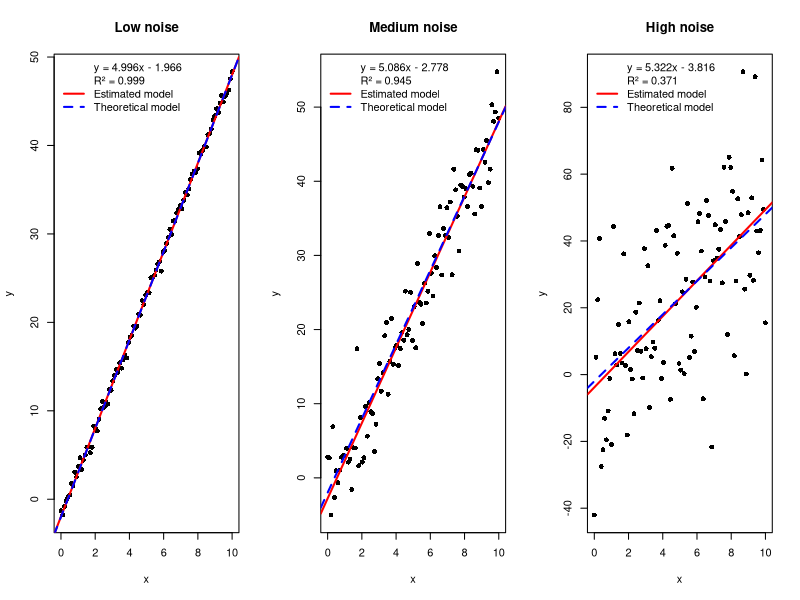
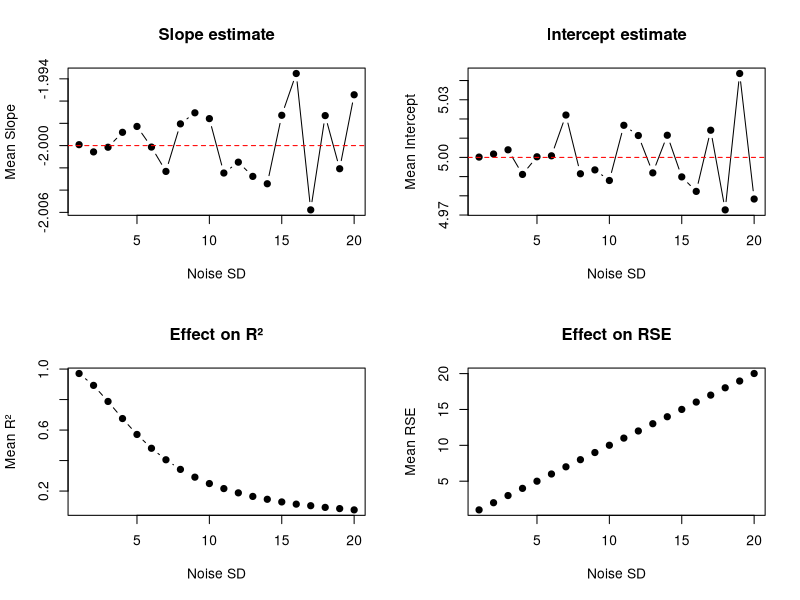

Source code (R) for these figures, in order:
## ---- chunk 1
set.seed(42) # to make results reproducible

# creating 3 dataset  x with
x <- seq(0, 10, length.out = 100)

# known slope and intercept 
true_slope <- 5
true_intercept <- -2

# 3 levels of random noise: low(0.5), medium(4), high(10)
y_low <- true_intercept + true_slope*x + rnorm(100, mean=0, sd=0.5)
y_medium <- true_intercept + true_slope*x + rnorm(100, mean=0, sd=4)
y_high <- true_intercept + true_slope*x + rnorm(100, mean=0, sd=20)

data_low <- data.frame(x, y=y_low)
data_medium <- data.frame(x, y=y_medium)
data_high <- data.frame(x, y=y_high)
## ---- chunk 2
#| message: true
#| warning: false
#| include: false
#setting up linear regression models for each dataset
model_low <- lm(y ~ x, data=data_low)
model_medium <- lm(y ~ x, data=data_medium)
model_high <- lm(y ~ x, data=data_high)
## ---- chunk 3
#| paged-print: true
# summarizing the results of each model
summary(model_low)
summary(model_medium)
summary(model_high)

## ---- chunk 4
#| label: Plot the model
#| echo: false

par(mfrow = c(1,3))  # Set up a 1x3 plotting area

# ==========================
# Low noise
# ==========================

plot(y ~ x,
     data = data_low,
     main = "Low noise",
     pch = 16)

# Regression line
abline(model_low,
       col = "red",
       lwd = 2)

# Theoretical model
abline(a = -2,
       b = 5,
       col = "blue",
       lwd = 2,
       lty = 2)

eq_low <- paste0(
  "y = ",
  round(coef(model_low)[2], 3),
  "x ",
  ifelse(coef(model_low)[1] >= 0, "+ ", "- "),
  abs(round(coef(model_low)[1], 3))
)

legend("topleft",
       legend = c(
         eq_low,
         paste("R² =", round(summary(model_low)$r.squared, 3)),
         "Estimated model",
         "Theoretical model"
       ),
       col = c(NA, NA, "red", "blue"),
       lty = c(NA, NA, 1, 2),
       lwd = c(NA, NA, 2, 2),
       bty = "n")

# ==========================
# Medium noise
# ==========================

plot(y ~ x,
     data = data_medium,
     main = "Medium noise",
     pch = 16)

abline(model_medium,
       col = "red",
       lwd = 2)

abline(a = -2,
       b = 5,
       col = "blue",
       lwd = 2,
       lty = 2)

eq_medium <- paste0(
  "y = ",
  round(coef(model_medium)[2], 3),
  "x ",
  ifelse(coef(model_medium)[1] >= 0, "+ ", "- "),
  abs(round(coef(model_medium)[1], 3))
)

legend("topleft",
       legend = c(
         eq_medium,
         paste("R² =", round(summary(model_medium)$r.squared, 3)),
         "Estimated model",
         "Theoretical model"
       ),
       col = c(NA, NA, "red", "blue"),
       lty = c(NA, NA, 1, 2),
       lwd = c(NA, NA, 2, 2),
       bty = "n")

# ==========================
# High noise
# ==========================

plot(y ~ x,
     data = data_high,
     main = "High noise",
     pch = 16)

abline(model_high,
       col = "red",
       lwd = 2)

abline(a = -2,
       b = 5,
       col = "blue",
       lwd = 2,
       lty = 2)

eq_high <- paste0(
  "y = ",
  round(coef(model_high)[2], 3),
  "x ",
  ifelse(coef(model_high)[1] >= 0, "+ ", "- "),
  abs(round(coef(model_high)[1], 3))
)

legend("topleft",
       legend = c(
         eq_high,
         paste("R² =", round(summary(model_high)$r.squared, 3)),
         "Estimated model",
         "Theoretical model"
       ),
       col = c(NA, NA, "red", "blue"),
       lty = c(NA, NA, 1, 2),
       lwd = c(NA, NA, 2, 2),
       bty = "n")

## ---- chunk 5
set.seed(42)

# Known slope and intercept
true_slope <- -2
true_intercept <- 5

# Number of observations
n <- 10000

# stocking  in a vector
x <- seq(0, 10, length.out = n)

# Niveaux de bruit testés
noise_levels <- seq(1, 20, by = 1)

# Nombre de répétitions
n_sim <- 100

# Dataframe to stock
results <- data.frame()

#loop through each noise level and perform linear regression
for (noise in noise_levels) {

  for (i in 1:n_sim) {

    # generating data with random noise
    y <- true_intercept +
         true_slope * x +
         rnorm(n, mean = 0, sd = noise)

    # Regression
    model <- lm(y ~ x)

    # statistics of the model
    intercept <- coef(model)[1]
    slope <- coef(model)[2]

    r2 <- summary(model)$r.squared
    rse <- summary(model)$sigma

    results <- rbind(
      results,
      data.frame(
        Noise = noise,
        Intercept = intercept,
        Slope = slope,
        R2 = r2,
        RSE = rse
      )
    )
  }
}

# Results summary
summary_results <- aggregate(
  cbind(Intercept, Slope, R2, RSE) ~ Noise,
  data = results,
  FUN = mean
)

print(summary_results)
## ---- chunk 6

par(mfrow = c(2,2)) # Set up a 2x2 plotting area

plot(summary_results$Noise,
     summary_results$Slope,
     type = "b",
     pch = 19,
     xlab = "Noise SD",
     ylab = "Mean Slope",
     main = "Slope estimate")

abline(h = true_slope,
       col = "red",
       lty = 2)

plot(summary_results$Noise,
     summary_results$Intercept,
     type = "b",
     pch = 19,
     xlab = "Noise SD",
     ylab = "Mean Intercept",
     main = "Intercept estimate")

abline(h = true_intercept,
       col = "red",
       lty = 2)

plot(summary_results$Noise,
     summary_results$R2,
     type = "b",
     pch = 19,
     xlab = "Noise SD",
     ylab = "Mean R²",
     main = "Effect on R²")

plot(summary_results$Noise,
     summary_results$RSE,
     type = "b",
     pch = 19,
     xlab = "Noise SD",
     ylab = "Mean RSE",
     main = "Effect on RSE")
